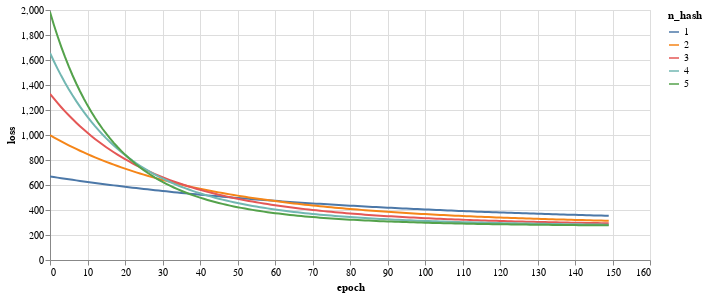

This figure's notebook cell:
### Code cell
import pandas as pd
import altair as alt

source = pd.DataFrame(data)

(alt.Chart(source)
  .mark_line()
  .encode(x='epoch', y='loss', color='n_hash')
  .properties(width=600, height=250)
  .interactive())

### Figure 1 — Vega-Lite specification as saved in the notebook (floating-point values rounded to 4 significant figures; data arrays with more than 128 entries replaced by an {"elided": "..."} marker saying what was removed)
{"config": {"view": {"continuousWidth": 400, "continuousHeight": 300}}, "data": {"name": "data-ca27f03c8630fac574892f65caf383bc"}, "mark": "line", "encoding": {"color": {"field": "n_hash", "type": "nominal"}, "x": {"field": "epoch", "type": "quantitative"}, "y": {"field": "loss", "type": "quantitative"}}, "height": 250, "selection": {"selector001": {"type": "interval", "bind": "scales", "encodings": ["x", "y"]}}, "width": 600, "$schema": "https://vega.github.io/schema/vega-lite/v4.17.0.json", "datasets": {"data-ca27f03c8630fac574892f65caf383bc": {"elided": "750 records"}}}
